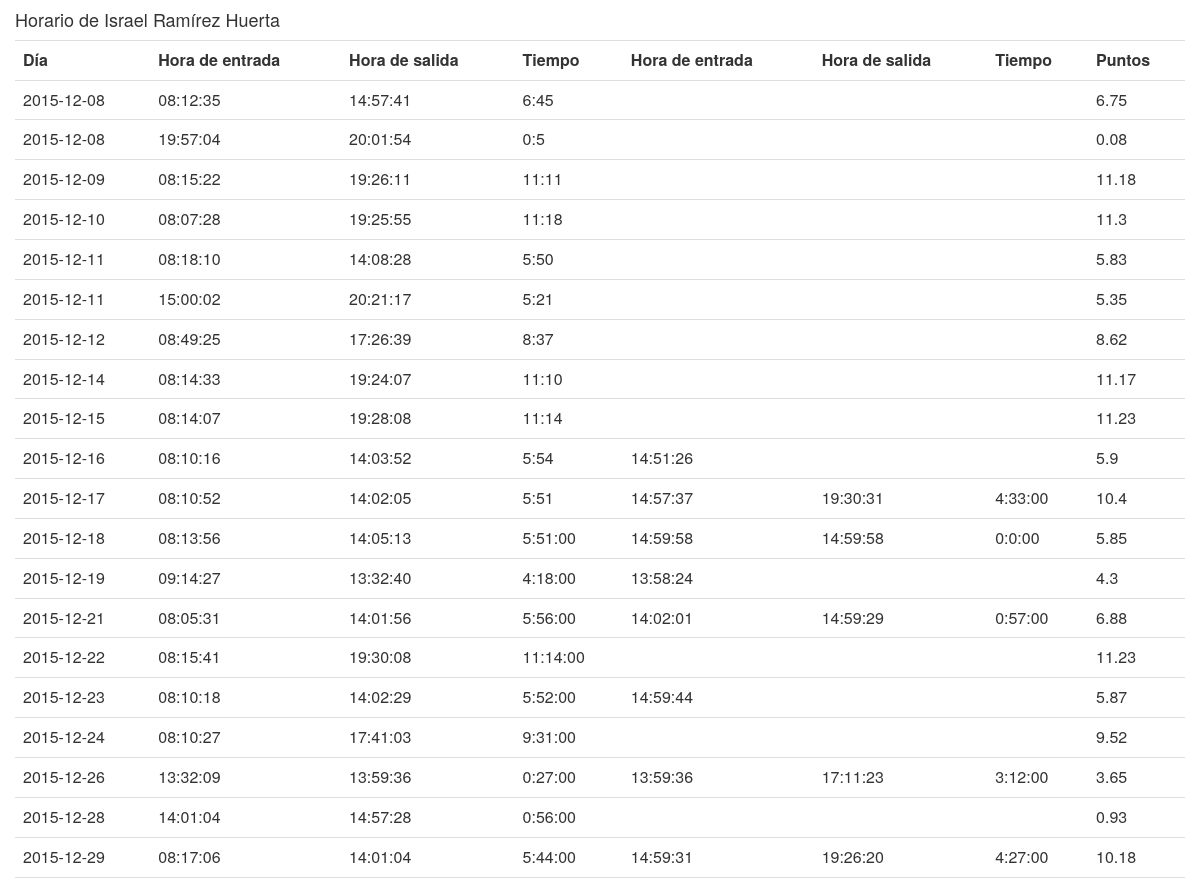
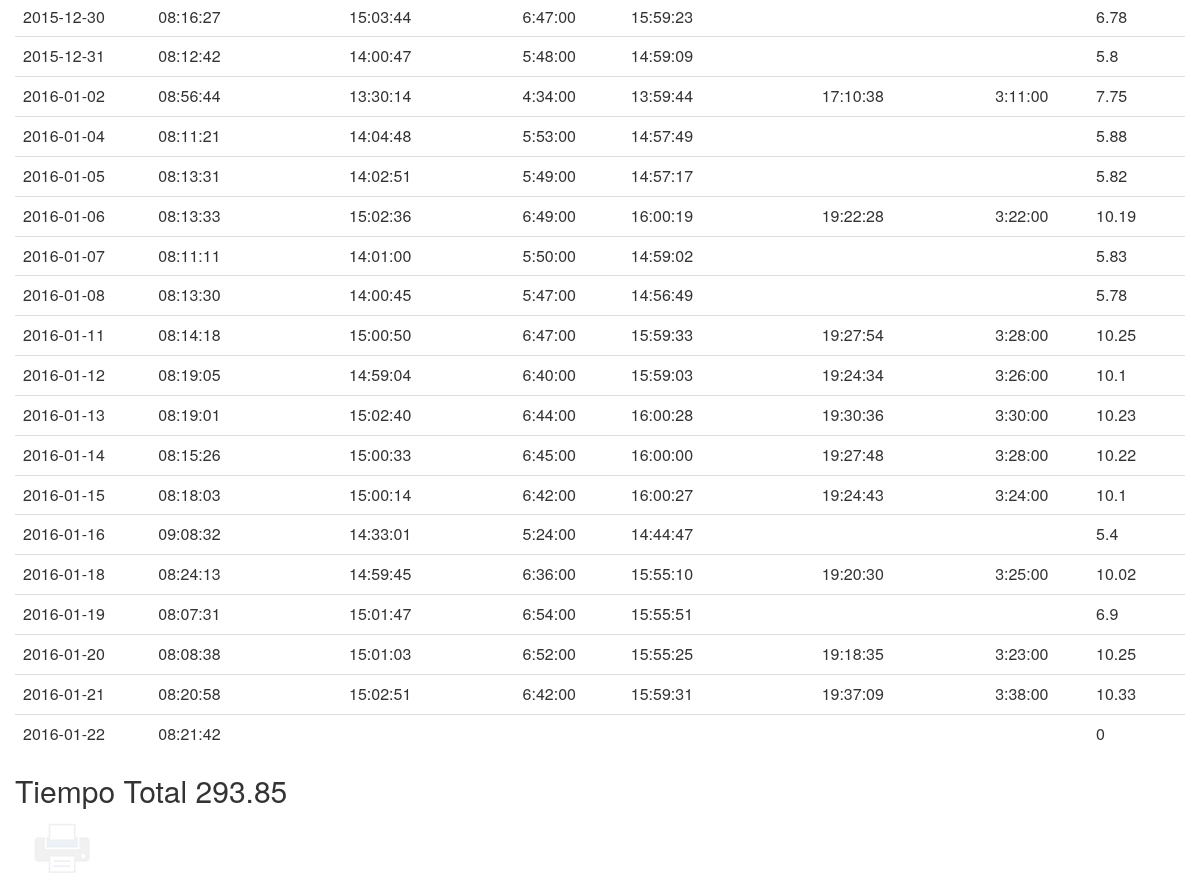
Screenshot of /horario-personal.php?usuario=3 with the database file from the repository (2 pictures, top to bottom).
### tables this page shows
CREATE TABLE IF NOT EXISTS `personal` (
  `idpersonal` int(11) NOT NULL AUTO_INCREMENT,
  `nombre` varchar(45) DEFAULT NULL,
  `apellidos` varchar(45) DEFAULT NULL,
  `foto` varchar(100) DEFAULT NULL,
  `tolerancia` time NOT NULL,
  `privilegios_idprivilegios` int(11) NOT NULL,
  `usuario_idusuario` int(11) NOT NULL,
  PRIMARY KEY (`idpersonal`,`privilegios_idprivilegios`),
  KEY `fk_personal_privilegios1_idx` (`privilegios_idprivilegios`),
  KEY `fk_personal_usuario1_idx` (`usuario_idusuario`)
);

CREATE TABLE IF NOT EXISTS `horario` (
  `idhorario` int(11) NOT NULL AUTO_INCREMENT,
  `dia_entrada` date DEFAULT NULL,
  `hora_entrada` time DEFAULT NULL,
  `dia_salida` date DEFAULT NULL,
  `hora_salida` time DEFAULT NULL,
  `tiempo` varchar(8) NOT NULL,
  `tiempo_decimal` float(5,2) NOT NULL,
  `despues_entrada` time DEFAULT NULL,
  `despues_salida` time DEFAULT NULL,
  `despues_tiempo` varchar(8) DEFAULT NULL,
  `despues_tiempo_decimal` float(5,2) DEFAULT NULL,
  `total` varchar(8) DEFAULT NULL,
  `total_decimal` float(5,2) DEFAULT NULL,
  `personal_idpersonal` int(11) NOT NULL,
  PRIMARY KEY (`idhorario`,`personal_idpersonal`),
  KEY `fk_horario_personal1_idx` (`personal_idpersonal`)
);

### horario-personal.php (the view, shortened to what this page needs)
<html>
<head>
<link rel="stylesheet" type="text/css" href="css/bootstrap.min.css">
<link rel="stylesheet" type="text/css" href="css/imprimir.css">
</head>
<body>
<?php
$usuario = $_GET['usuario'];
?>
	<div class="container">
		<div class="row">
			<?php
				include('conexion.php');
				$personal = $datos = "select nombre,apellidos from personal where idpersonal = '$usuario'";
				$data = mysql_query($personal, $conexion) or die(mysql_error());
				while ($rows = mysql_fetch_assoc($data)) {
					echo "<h4>Horario de ". $rows['nombre']." ".$rows['apellidos']."</h4>";
				}
			?>
			<div class="table-responsive">
				<table class="table">
					<tr>
						<th>D&iacute;a</th>
						<th>Hora de entrada</th>
						<th>Hora de salida</th>
						<th>Tiempo</th>
						<th>Hora de entrada</th>
						<th>Hora de salida</th>
						<th>Tiempo</th>
						<th>Puntos</th>
					</tr>
					<?php
						$usuario = $_GET['usuario'];
						$datos = "select * from horario where personal_idpersonal = '$usuario'";
						$horario = mysql_query($datos, $conexion) or die(mysql_error());
						$total = 0;
						while ($rows = mysql_fetch_assoc($horario)) {
							echo "<tr>";
							$dia = $rows['dia_entrada'];
							echo "<td>".$dia."</td>";
							$entrada = $rows['hora_entrada'];
							echo "<td>".$entrada."</td>";
							$salida = $rows['hora_salida'];
							echo "<td>".$salida."</td>";
							$tiempo = $rows['tiempo'];
							echo "<td>".$tiempo."</td>";
							$decimal = $rows['tiempo_decimal'];
							$entrada = $rows['despues_entrada'];
							echo "<td>".$entrada."</td>";
							$salida = $rows['despues_salida'];
							echo "<td>".$salida."</td>";
							$despues_tiempo = $rows['despues_tiempo'];
							echo "<td>".$despues_tiempo."</td>";
							$despues_decimal = $rows['despues_tiempo_decimal'];
							$en_dia = 0;
							if(!empty($decimal)){
								$total = $total + $decimal;
								$en_dia = $en_dia + $decimal;
								if(!empty($despues_decimal)){
								$total = $total + $despues_decimal;
								$en_dia = $en_dia + $despues_decimal;
								}
							}
							echo "<td>".$en_dia."</td>";
							echo "</tr>";
						}
					?>
				</table>
				<h2>Tiempo Total <?php echo $total; ?></h2>
			</div>
		</div>
		<button onclick='window.print()' type='button' id='btnImprimir'></button>
	</div>
</body>

### css/imprimir.css (style rules this page uses)
#btnImprimir { background: url(img/imprimir.png); border: 0; width: 64px; height: 64px; }
#btnImprimir { opacity: 0.1; }

### rows the page displays
personal: nombre "Israel", apellidos "Ramírez Huerta"
horario: dia_entrada "2015-12-08", hora_entrada "08:12:35", hora_salida "14:57:41", tiempo "6:45", en_dia "6.75"
horario: dia_entrada "2015-12-08", hora_entrada "19:57:04", hora_salida "20:01:54", tiempo "0:5", en_dia "0.08"
horario: dia_entrada "2015-12-09", hora_entrada "08:15:22", hora_salida "19:26:11", tiempo "11:11", en_dia "11.18"
horario: dia_entrada "2015-12-10", hora_entrada "08:07:28", hora_salida "19:25:55", tiempo "11:18", en_dia "11.3"
horario: dia_entrada "2015-12-11", hora_entrada "08:18:10", hora_salida "14:08:28", tiempo "5:50", en_dia "5.83"
horario: dia_entrada "2015-12-11", hora_entrada "15:00:02", hora_salida "20:21:17", tiempo "5:21", en_dia "5.35"
horario: dia_entrada "2015-12-12", hora_entrada "08:49:25", hora_salida "17:26:39", tiempo "8:37", en_dia "8.62"
horario: dia_entrada "2015-12-14", hora_entrada "08:14:33", hora_salida "19:24:07", tiempo "11:10", en_dia "11.17"
horario: dia_entrada "2015-12-15", hora_entrada "08:14:07", hora_salida "19:28:08", tiempo "11:14", en_dia "11.23"
horario: dia_entrada "2015-12-16", hora_entrada "08:10:16", hora_salida "14:03:52", tiempo "5:54", despues_entrada "14:51:26", en_dia "5.9"
horario: dia_entrada "2015-12-17", hora_entrada "08:10:52", hora_salida "14:02:05", tiempo "5:51", despues_entrada "14:57:37", despues_salida "19:30:31", despues_tiempo "4:33:00", en_dia "10.4"
horario: dia_entrada "2015-12-18", hora_entrada "08:13:56", hora_salida "14:05:13", tiempo "5:51:00", despues_entrada "14:59:58", despues_salida "14:59:58", despues_tiempo "0:0:00", en_dia "5.85"
horario: dia_entrada "2015-12-19", hora_entrada "09:14:27", hora_salida "13:32:40", tiempo "4:18:00", despues_entrada "13:58:24", en_dia "4.3"
horario: dia_entrada "2015-12-21", hora_entrada "08:05:31", hora_salida "14:01:56", tiempo "5:56:00", despues_entrada "14:02:01", despues_salida "14:59:29", despues_tiempo "0:57:00", en_dia "6.88"
horario: dia_entrada "2015-12-22", hora_entrada "08:15:41", hora_salida "19:30:08", tiempo "11:14:00", en_dia "11.23"
horario: dia_entrada "2015-12-23", hora_entrada "08:10:18", hora_salida "14:02:29", tiempo "5:52:00", despues_entrada "14:59:44", en_dia "5.87"
horario: dia_entrada "2015-12-24", hora_entrada "08:10:27", hora_salida "17:41:03", tiempo "9:31:00", en_dia "9.52"
horario: dia_entrada "2015-12-26", hora_entrada "13:32:09", hora_salida "13:59:36", tiempo "0:27:00", despues_entrada "13:59:36", despues_salida "17:11:23", despues_tiempo "3:12:00", en_dia "3.65"
horario: dia_entrada "2015-12-28", hora_entrada "14:01:04", hora_salida "14:57:28", tiempo "0:56:00", en_dia "0.93"
horario: dia_entrada "2015-12-29", hora_entrada "08:17:06", hora_salida "14:01:04", tiempo "5:44:00", despues_entrada "14:59:31", despues_salida "19:26:20", despues_tiempo "4:27:00", en_dia "10.18"
horario: dia_entrada "2015-12-30", hora_entrada "08:16:27", hora_salida "15:03:44", tiempo "6:47:00", despues_entrada "15:59:23", en_dia "6.78"
horario: dia_entrada "2015-12-31", hora_entrada "08:12:42", hora_salida "14:00:47", tiempo "5:48:00", despues_entrada "14:59:09", en_dia "5.8"
horario: dia_entrada "2016-01-02", hora_entrada "08:56:44", hora_salida "13:30:14", tiempo "4:34:00", despues_entrada "13:59:44", despues_salida "17:10:38", despues_tiempo "3:11:00", en_dia "7.75"
horario: dia_entrada "2016-01-04", hora_entrada "08:11:21", hora_salida "14:04:48", tiempo "5:53:00", despues_entrada "14:57:49", en_dia "5.88"
horario: dia_entrada "2016-01-05", hora_entrada "08:13:31", hora_salida "14:02:51", tiempo "5:49:00", despues_entrada "14:57:17", en_dia "5.82"
horario: dia_entrada "2016-01-06", hora_entrada "08:13:33", hora_salida "15:02:36", tiempo "6:49:00", despues_entrada "16:00:19", despues_salida "19:22:28", despues_tiempo "3:22:00", en_dia "10.19"
horario: dia_entrada "2016-01-07", hora_entrada "08:11:11", hora_salida "14:01:00", tiempo "5:50:00", despues_entrada "14:59:02", en_dia "5.83"
horario: dia_entrada "2016-01-08", hora_entrada "08:13:30", hora_salida "14:00:45", tiempo "5:47:00", despues_entrada "14:56:49", en_dia "5.78"
horario: dia_entrada "2016-01-11", hora_entrada "08:14:18", hora_salida "15:00:50", tiempo "6:47:00", despues_entrada "15:59:33", despues_salida "19:27:54", despues_tiempo "3:28:00", en_dia "10.25"
horario: dia_entrada "2016-01-12", hora_entrada "08:19:05", hora_salida "14:59:04", tiempo "6:40:00", despues_entrada "15:59:03", despues_salida "19:24:34", despues_tiempo "3:26:00", en_dia "10.1"
horario: dia_entrada "2016-01-13", hora_entrada "08:19:01", hora_salida "15:02:40", tiempo "6:44:00", despues_entrada "16:00:28", despues_salida "19:30:36", despues_tiempo "3:30:00", en_dia "10.23"
horario: dia_entrada "2016-01-14", hora_entrada "08:15:26", hora_salida "15:00:33", tiempo "6:45:00", despues_entrada "16:00:00", despues_salida "19:27:48", despues_tiempo "3:28:00", en_dia "10.22"
horario: dia_entrada "2016-01-15", hora_entrada "08:18:03", hora_salida "15:00:14", tiempo "6:42:00", despues_entrada "16:00:27", despues_salida "19:24:43", despues_tiempo "3:24:00", en_dia "10.1"
horario: dia_entrada "2016-01-16", hora_entrada "09:08:32", hora_salida "14:33:01", tiempo "5:24:00", despues_entrada "14:44:47", en_dia "5.4"
horario: dia_entrada "2016-01-18", hora_entrada "08:24:13", hora_salida "14:59:45", tiempo "6:36:00", despues_entrada "15:55:10", despues_salida "19:20:30", despues_tiempo "3:25:00", en_dia "10.02"
horario: dia_entrada "2016-01-19", hora_entrada "08:07:31", hora_salida "15:01:47", tiempo "6:54:00", despues_entrada "15:55:51", en_dia "6.9"
horario: dia_entrada "2016-01-20", hora_entrada "08:08:38", hora_salida "15:01:03", tiempo "6:52:00", despues_entrada "15:55:25", despues_salida "19:18:35", despues_tiempo "3:23:00", en_dia "10.25"
horario: dia_entrada "2016-01-21", hora_entrada "08:20:58", hora_salida "15:02:51", tiempo "6:42:00", despues_entrada "15:59:31", despues_salida "19:37:09", despues_tiempo "3:38:00", en_dia "10.33"
horario: dia_entrada "2016-01-22", hora_entrada "08:21:42", en_dia "0"

### other values shown
$total "293.85"
